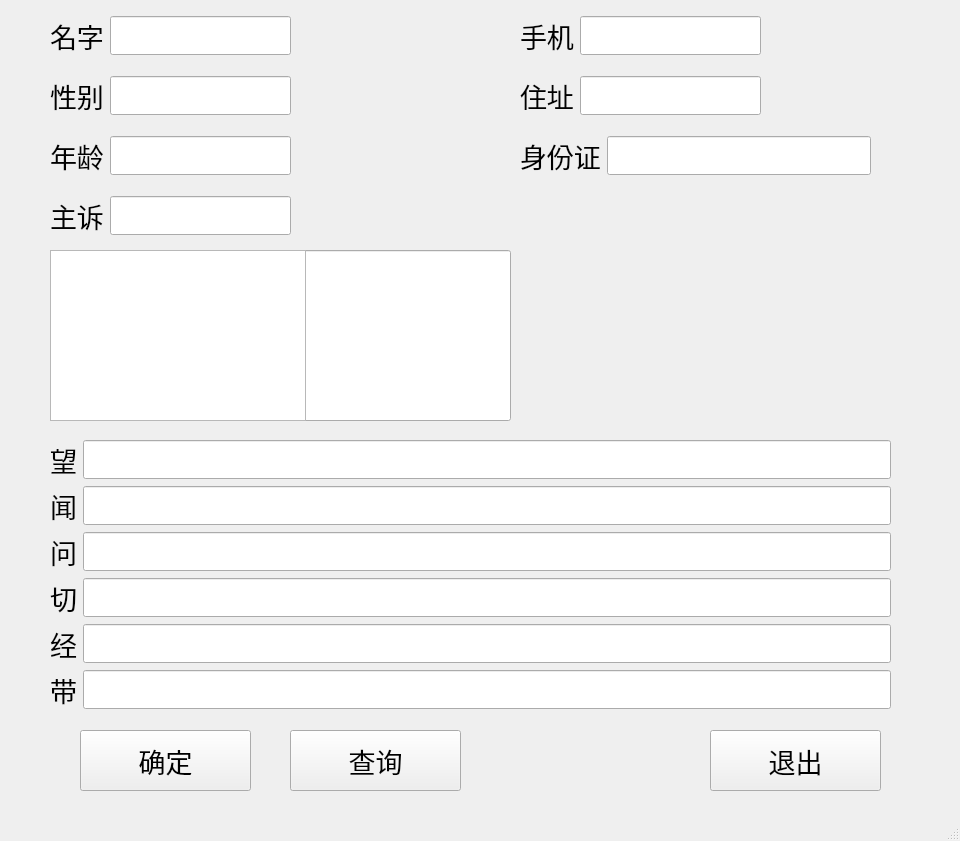
<?xml version="1.0" encoding="UTF-8"?>
<ui version="4.0">
 <class>Information</class>
 <widget class="QMainWindow" name="Information">
  <property name="geometry">
   <rect>
    <x>0</x>
    <y>0</y>
    <width>960</width>
    <height>841</height>
   </rect>
  </property>
  <property name="windowTitle">
   <string>MainWindow</string>
  </property>
  <widget class="QWidget" name="centralwidget">
   <widget class="QPushButton" name="IButtonYes">
    <property name="geometry">
     <rect>
      <x>80</x>
      <y>730</y>
      <width>171</width>
      <height>61</height>
     </rect>
    </property>
    <property name="font">
     <font>
      <pointsize>20</pointsize>
     </font>
    </property>
    <property name="text">
     <string>确定</string>
    </property>
   </widget>
   <widget class="QLineEdit" name="tablewidgetMainSymptom">
    <property name="geometry">
     <rect>
      <x>50</x>
      <y>250</y>
      <width>461</width>
      <height>171</height>
     </rect>
    </property>
    <property name="font">
     <font>
      <pointsize>20</pointsize>
     </font>
    </property>
   </widget>
   <widget class="QWidget" name="horizontalLayoutWidget">
    <property name="geometry">
     <rect>
      <x>50</x>
      <y>0</y>
      <width>241</width>
      <height>71</height>
     </rect>
    </property>
    <layout class="QHBoxLayout" name="horizontalLayout">
     <item>
      <widget class="QLabel" name="label">
       <property name="font">
        <font>
         <pointsize>20</pointsize>
        </font>
       </property>
       <property name="text">
        <string>名字</string>
       </property>
      </widget>
     </item>
     <item>
      <widget class="QLineEdit" name="lineName">
       <property name="font">
        <font>
         <pointsize>20</pointsize>
        </font>
       </property>
      </widget>
     </item>
    </layout>
   </widget>
   <widget class="QWidget" name="horizontalLayoutWidget_2">
    <property name="geometry">
     <rect>
      <x>50</x>
      <y>60</y>
      <width>241</width>
      <height>71</height>
     </rect>
    </property>
    <layout class="QHBoxLayout" name="horizontalLayout_2">
     <item>
      <widget class="QLabel" name="label_9">
       <property name="font">
        <font>
         <pointsize>20</pointsize>
        </font>
       </property>
       <property name="text">
        <string>性别</string>
       </property>
      </widget>
     </item>
     <item>
      <widget class="QLineEdit" name="lineGender">
       <property name="font">
        <font>
         <pointsize>20</pointsize>
        </font>
       </property>
      </widget>
     </item>
    </layout>
   </widget>
   <widget class="QWidget" name="horizontalLayoutWidget_3">
    <property name="geometry">
     <rect>
      <x>50</x>
      <y>120</y>
      <width>241</width>
      <height>71</height>
     </rect>
    </property>
    <layout class="QHBoxLayout" name="horizontalLayout_3">
     <item>
      <widget class="QLabel" name="label_10">
       <property name="font">
        <font>
         <pointsize>20</pointsize>
        </font>
       </property>
       <property name="text">
        <string>年龄</string>
       </property>
      </widget>
     </item>
     <item>
      <widget class="QLineEdit" name="lineAge">
       <property name="font">
        <font>
         <pointsize>20</pointsize>
        </font>
       </property>
      </widget>
     </item>
    </layout>
   </widget>
   <widget class="QWidget" name="horizontalLayoutWidget_4">
    <property name="geometry">
     <rect>
      <x>520</x>
      <y>0</y>
      <width>241</width>
      <height>71</height>
     </rect>
    </property>
    <layout class="QHBoxLayout" name="horizontalLayout_4">
     <item>
      <widget class="QLabel" name="label_11">
       <property name="font">
        <font>
         <pointsize>20</pointsize>
        </font>
       </property>
       <property name="text">
        <string>手机</string>
       </property>
      </widget>
     </item>
     <item>
      <widget class="QLineEdit" name="linePhone">
       <property name="font">
        <font>
         <pointsize>20</pointsize>
        </font>
       </property>
      </widget>
     </item>
    </layout>
   </widget>
   <widget class="QWidget" name="horizontalLayoutWidget_5">
    <property name="geometry">
     <rect>
      <x>520</x>
      <y>60</y>
      <width>241</width>
      <height>71</height>
     </rect>
    </property>
    <layout class="QHBoxLayout" name="horizontalLayout_5">
     <item>
      <widget class="QLabel" name="label_12">
       <property name="font">
        <font>
         <pointsize>20</pointsize>
        </font>
       </property>
       <property name="text">
        <string>住址</string>
       </property>
      </widget>
     </item>
     <item>
      <widget class="QLineEdit" name="lineAddress">
       <property name="font">
        <font>
         <pointsize>20</pointsize>
        </font>
       </property>
      </widget>
     </item>
    </layout>
   </widget>
   <widget class="QWidget" name="horizontalLayoutWidget_6">
    <property name="geometry">
     <rect>
      <x>520</x>
      <y>120</y>
      <width>351</width>
      <height>71</height>
     </rect>
    </property>
    <layout class="QHBoxLayout" name="horizontalLayout_6">
     <item>
      <widget class="QLabel" name="label_13">
       <property name="font">
        <font>
         <pointsize>20</pointsize>
        </font>
       </property>
       <property name="text">
        <string>身份证</string>
       </property>
      </widget>
     </item>
     <item>
      <widget class="QLineEdit" name="lineIdentitynum">
       <property name="font">
        <font>
         <pointsize>20</pointsize>
        </font>
       </property>
      </widget>
     </item>
    </layout>
   </widget>
   <widget class="QWidget" name="horizontalLayoutWidget_7">
    <property name="geometry">
     <rect>
      <x>50</x>
      <y>180</y>
      <width>241</width>
      <height>71</height>
     </rect>
    </property>
    <layout class="QHBoxLayout" name="horizontalLayout_7">
     <item>
      <widget class="QLabel" name="label_14">
       <property name="font">
        <font>
         <pointsize>20</pointsize>
        </font>
       </property>
       <property name="text">
        <string>主诉</string>
       </property>
      </widget>
     </item>
     <item>
      <widget class="QLineEdit" name="lineSymptom">
       <property name="font">
        <font>
         <pointsize>20</pointsize>
        </font>
       </property>
      </widget>
     </item>
    </layout>
   </widget>
   <widget class="QPushButton" name="IButtonInquire">
    <property name="geometry">
     <rect>
      <x>290</x>
      <y>730</y>
      <width>171</width>
      <height>61</height>
     </rect>
    </property>
    <property name="font">
     <font>
      <pointsize>20</pointsize>
     </font>
    </property>
    <property name="text">
     <string>查询</string>
    </property>
   </widget>
   <widget class="QPushButton" name="IButtonOut">
    <property name="geometry">
     <rect>
      <x>710</x>
      <y>730</y>
      <width>171</width>
      <height>61</height>
     </rect>
    </property>
    <property name="font">
     <font>
      <pointsize>20</pointsize>
     </font>
    </property>
    <property name="text">
     <string>退出</string>
    </property>
   </widget>
   <widget class="QTableWidget" name="option">
    <property name="geometry">
     <rect>
      <x>50</x>
      <y>250</y>
      <width>256</width>
      <height>171</height>
     </rect>
    </property>
    <property name="editTriggers">
     <set>QAbstractItemView::NoEditTriggers</set>
    </property>
    <attribute name="horizontalHeaderVisible">
     <bool>false</bool>
    </attribute>
    <attribute name="verticalHeaderVisible">
     <bool>false</bool>
    </attribute>
   </widget>
   <widget class="QWidget" name="layoutWidget">
    <property name="geometry">
     <rect>
      <x>50</x>
      <y>440</y>
      <width>841</width>
      <height>289</height>
     </rect>
    </property>
    <layout class="QFormLayout" name="formLayout">
     <item row="0" column="0">
      <widget class="QLabel" name="label_8">
       <property name="font">
        <font>
         <pointsize>20</pointsize>
        </font>
       </property>
       <property name="text">
        <string>望</string>
       </property>
      </widget>
     </item>
     <item row="0" column="1">
      <widget class="QLineEdit" name="lineLook">
       <property name="font">
        <font>
         <pointsize>20</pointsize>
        </font>
       </property>
      </widget>
     </item>
     <item row="1" column="0">
      <widget class="QLabel" name="label_15">
       <property name="font">
        <font>
         <pointsize>20</pointsize>
        </font>
       </property>
       <property name="text">
        <string>闻</string>
       </property>
      </widget>
     </item>
     <item row="1" column="1">
      <widget class="QLineEdit" name="lineListen">
       <property name="font">
        <font>
         <pointsize>20</pointsize>
        </font>
       </property>
      </widget>
     </item>
     <item row="2" column="0">
      <widget class="QLabel" name="label_16">
       <property name="font">
        <font>
         <pointsize>20</pointsize>
        </font>
       </property>
       <property name="text">
        <string>问</string>
       </property>
      </widget>
     </item>
     <item row="2" column="1">
      <widget class="QLineEdit" name="lineQuestion">
       <property name="font">
        <font>
         <pointsize>20</pointsize>
        </font>
       </property>
      </widget>
     </item>
     <item row="3" column="0">
      <widget class="QLabel" name="label_17">
       <property name="font">
        <font>
         <pointsize>20</pointsize>
        </font>
       </property>
       <property name="text">
        <string>切</string>
       </property>
      </widget>
     </item>
     <item row="3" column="1">
      <widget class="QLineEdit" name="lineFeel">
       <property name="font">
        <font>
         <pointsize>20</pointsize>
        </font>
       </property>
      </widget>
     </item>
     <item row="4" column="0">
      <widget class="QLabel" name="label_18">
       <property name="font">
        <font>
         <pointsize>20</pointsize>
        </font>
       </property>
       <property name="text">
        <string>经</string>
       </property>
      </widget>
     </item>
     <item row="4" column="1">
      <widget class="QLineEdit" name="lineMenstruation">
       <property name="font">
        <font>
         <pointsize>20</pointsize>
        </font>
       </property>
      </widget>
     </item>
     <item row="5" column="0">
      <widget class="QLabel" name="label_19">
       <property name="font">
        <font>
         <pointsize>20</pointsize>
        </font>
       </property>
       <property name="text">
        <string>带</string>
       </property>
      </widget>
     </item>
     <item row="5" column="1">
      <widget class="QLineEdit" name="lineLeucorrhoea">
       <property name="font">
        <font>
         <pointsize>20</pointsize>
        </font>
       </property>
      </widget>
     </item>
    </layout>
   </widget>
  </widget>
  <widget class="QMenuBar" name="menubar">
   <property name="geometry">
    <rect>
     <x>0</x>
     <y>0</y>
     <width>960</width>
     <height>26</height>
    </rect>
   </property>
  </widget>
  <widget class="QStatusBar" name="statusbar"/>
 </widget>
 <resources/>
 <connections/>
</ui>
